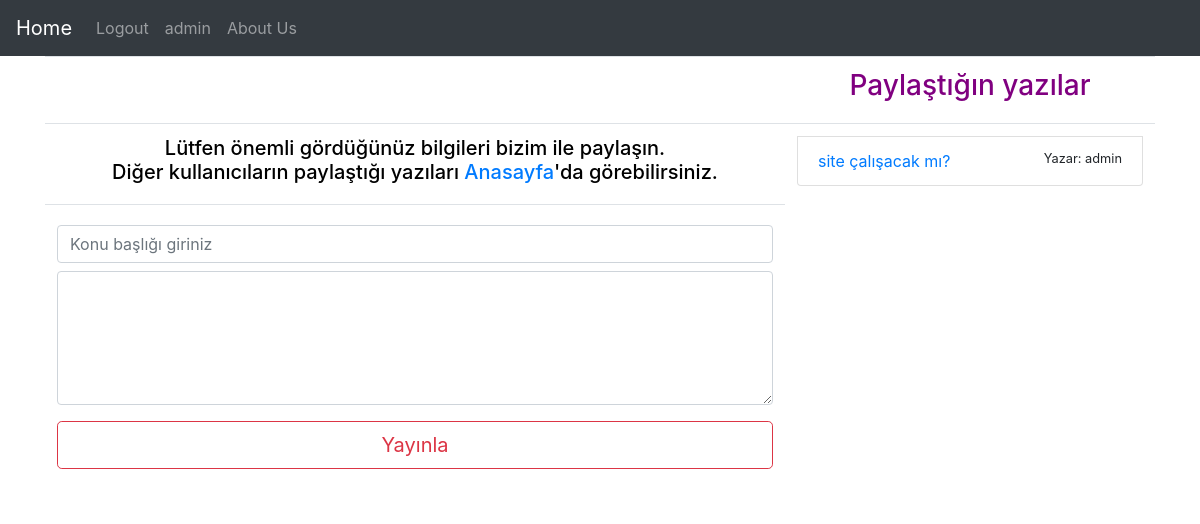
/profile/ (signed in), run on an earlier commit of the app's database.
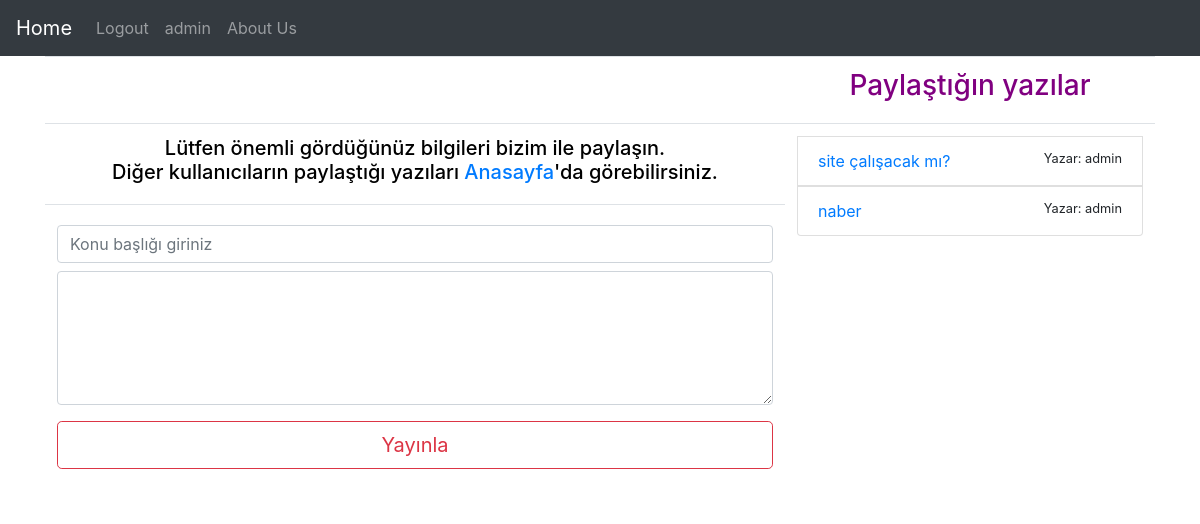
And on a later commit of the database.
### app/models.py (models this page shows, shortened)
class Post(models.Model):
    content = models.TextField()
    title = models.CharField(max_length=23, blank=True)
    author = models.ForeignKey(User, on_delete=models.CASCADE)
    class Meta:
        db_table = "t_article"

### app/views.py (the view, shortened to what this page needs)
# urls.py: path('profile/',profile),
@login_required(login_url="/login/")
def profile(request):
    users=User.objects.all().exclude(id=request.user.id)
    posts=Post.objects.filter(author=request.user)
    context = {
        "posts": posts,
        "users": users
    }
    return render(request,"profile.html",context)

### templates/profile.html (shortened to what this page needs)
{% extends 'index.html' %}
{% block appbody%}
<table class="table" align="center" border="0" width=90%>
    <tr>
        <th width=60%>
        </th>
        <th width=20%>
            <h3 class="text-center purpletext">Paylaştığın yazılar</h3>
        </th>
    </tr>
    <tr>
        <td width=60%>
            <h5 class="blacktext text-center">
                Lütfen önemli gördüğünüz bilgileri bizim ile paylaşın. <br>
                 Diğer kullanıcıların paylaştığı yazıları <a href="/home/">Anasayfa</a>'da görebilirsiniz.
            </h5>
        </td>
        <td rowspan="2" width=30%>
            <div class="list-group">
                {% for post in posts %}
                <a href="/profile/{{post.id}}">
                    <div class="list-group-item d-flex justify-content-between">
                        <span>
                            {{post.title}}
                        </span>
                </a>
                <small>Yazar: {{post.author}}</small>
            </div>
            {% endfor%}
            </div>
    <tr>
        <td width=60%>
            <form method="POST" action="" class="form-group">
                <input class="form-control my-2" type="text" name="baslik" id="" placeholder="Konu başlığı giriniz" />
                <textarea class="form-control" name="icerik" id="" cols="40" rows="5"></textarea>
                <button class="btn btn-lg btn-block btn-outline-danger my-3" type="submit">Yayınla</button>
            </form>
        </td>
    </tr>
{% endblock %}

What changed in the data, as far as the page shows it:
added Post: title "naber", author "admin"
